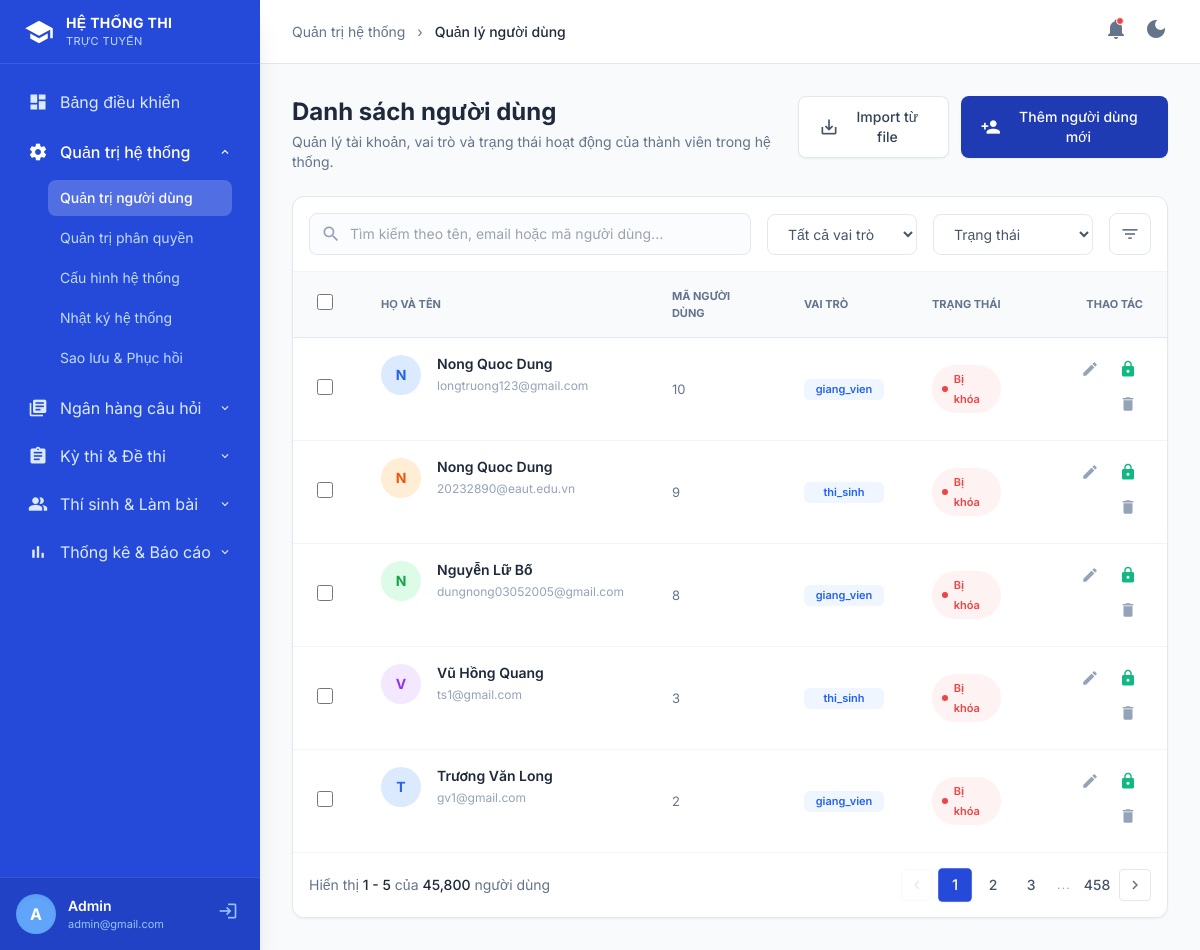
The page /UI/admin/quanlynguoidung.php on the database its author committed.
### tables this page shows
CREATE TABLE IF NOT EXISTS `nguoi_dung` (
  `ma_nguoi_dung` int(11) NOT NULL AUTO_INCREMENT,
  `ma_vai_tro` int(11) NOT NULL,
  `ho_ten` varchar(100) NOT NULL,
  `ten_dang_nhap` varchar(100) NOT NULL,
  `email` varchar(150) NOT NULL,
  `mat_khau` varchar(255) NOT NULL,
  `trang_thai` enum('hoat_dong','ngung_hoat_dong','bi_khoa') DEFAULT 'hoat_dong',
  `ngay_tao` timestamp NOT NULL DEFAULT current_timestamp(),
  `ngay_cap_nhat` timestamp NOT NULL DEFAULT current_timestamp() ON UPDATE current_timestamp(),
  PRIMARY KEY (`ma_nguoi_dung`),
  UNIQUE KEY `ten_dang_nhap` (`ten_dang_nhap`),
  UNIQUE KEY `email` (`email`),
  KEY `ma_vai_tro` (`ma_vai_tro`)
);

CREATE TABLE IF NOT EXISTS `vai_tro` (
  `ma_vai_tro` int(11) NOT NULL AUTO_INCREMENT,
  `ten_vai_tro` varchar(50) NOT NULL,
  `mo_ta` varchar(255) DEFAULT NULL,
  `ngay_tao` timestamp NOT NULL DEFAULT current_timestamp(),
  PRIMARY KEY (`ma_vai_tro`),
  UNIQUE KEY `ten_vai_tro` (`ten_vai_tro`)
);

### UI/admin/quanlynguoidung.php (the view, shortened to what this page needs)
<?php
$conn = Database::getConnection();
$sql = "
SELECT
    nd.ma_nguoi_dung as id,
    nd.ho_ten as name,
    nd.email,
    nd.trang_thai as status,
    vt.ten_vai_tro as role
FROM nguoi_dung nd
JOIN vai_tro vt ON nd.ma_vai_tro = vt.ma_vai_tro
ORDER BY nd.ma_nguoi_dung DESC
";
$stmt = $conn->prepare($sql);
$stmt->execute();
$usersData = $stmt->fetchAll(PDO::FETCH_ASSOC);
$users = [];
$colors = ['bg-blue-100 text-blue-600', 'bg-orange-100 text-orange-600', 'bg-green-100 text-green-600', 'bg-purple-100 text-purple-600'];
foreach ($usersData as $index => $u) {
    $initial = strtoupper(substr($u['name'], 0, 1));
    $colorClass = $colors[$index % count($colors)];
    $role_bg = 'bg-blue-50 text-blue-600';
    $status = ($u['status'] == 1) ? 'Đang hoạt động' : 'Bị khóa';
    $status_bg = ($status == 'Đang hoạt động') ? 'bg-green-50' : 'bg-red-50';
    $status_text = ($status == 'Đang hoạt động') ? 'text-green-600' : 'text-red-500';
    $dot = ($status == 'Đang hoạt động') ? 'bg-green-500' : 'bg-red-500';
    $users[] = [
        'id' => $u['id'],
        'name' => $u['name'],
        'email' => $u['email'],
        'role' => $u['role'],
        'status' => $status,
        'initial' => $initial,
        'avatar_bg' => explode(' ', $colorClass)[0],
        'avatar_text' => explode(' ', $colorClass)[1],
        'role_bg' => explode(' ', $role_bg)[0],
        'role_text' => explode(' ', $role_bg)[1],
        'status_bg' => $status_bg,
        'status_text' => $status_text,
        'dot' => $dot
    ];
}
include 'components/header.php';
include 'components/sidebar.php';
?>
<main class="flex-1 flex flex-col h-screen overflow-hidden transition-colors duration-200">
    <header
        class="h-16 bg-white dark:bg-slate-800 border-b border-slate-200 dark:border-slate-700 px-8 flex items-center justify-between z-10 shrink-0 transition-colors">
        <div class="text-sm text-slate-500 dark:text-slate-400">
            Quản trị hệ thống <span class="mx-2">›</span> <span class="text-slate-800 dark:text-white font-medium">Quản
                lý người dùng</span>
        </div>
        <div class="relative flex items-center gap-4">
            <button id="notifButton" type="button"
                class="relative text-slate-500 dark:text-slate-400 hover:text-[#254ada] dark:hover:text-[#4b6bfb] transition focus:outline-none">
                <span class="material-icons">notifications</span>
                <span
                    class="absolute top-0 right-1 w-2 h-2 bg-red-500 rounded-full border border-white dark:border-slate-800"></span>
            </button>
            <button id="darkModeToggle"
                class="text-slate-500 dark:text-slate-400 hover:text-[#254ada] dark:hover:text-[#4b6bfb] transition focus:outline-none">
                <span class="material-icons" id="darkModeIcon">dark_mode</span>
            </button>
        </div>
    </header>
    <div
        class="flex-1 overflow-y-auto p-8 bg-slate-50 dark:bg-slate-900 custom-scrollbar transition-colors duration-200">
        <div class="flex justify-between items-start mb-6">
            <div>
                <h2 class="text-2xl font-bold text-slate-800 dark:text-white">Danh sách người dùng</h2>
                <p class="text-sm text-slate-500 dark:text-slate-400 mt-1">Quản lý tài khoản, vai trò và trạng thái hoạt
                    động của thành viên trong hệ thống.</p>
            </div>
            <div class="flex gap-3">
                <button onclick="openModal('importUserModal')"
                    class="px-5 py-2.5 bg-white dark:bg-slate-800 border border-slate-200 dark:border-slate-700 rounded-lg flex items-center gap-2 hover:bg-slate-50 dark:hover:bg-slate-700 text-sm font-medium text-slate-700 dark:text-slate-300 shadow-sm transition">
                    <span class="material-icons text-[20px] text-slate-600 dark:text-slate-400">save_alt</span> Import
                    từ file
                </button>
                <button onclick="openModal('addUserModal')"
                    class="px-5 py-2.5 bg-[#1e3bb3] dark:bg-[#254ada] text-white rounded-lg flex items-center gap-2 hover:bg-blue-800 dark:hover:bg-[#1e3bb3] text-sm font-medium shadow-sm transition">
                    <span class="material-icons text-[20px]">person_add</span> Thêm người dùng mới
                </button>
            </div>
        </div>
        <div
            class="bg-white dark:bg-slate-800 rounded-xl border border-slate-200 dark:border-slate-700 shadow-sm transition-colors">
            <div
                class="p-4 flex flex-wrap md:flex-nowrap gap-4 items-center border-b border-slate-100 dark:border-slate-700">
                <div class="relative flex-1 min-w-[250px]">
                    <span
                        class="material-icons absolute left-3 top-1/2 -translate-y-1/2 text-slate-400 text-[20px]">search</span>
                    <input type="text" id="searchInput" placeholder="Tìm kiếm theo tên, email hoặc mã người dùng..."
                        class="w-full pl-10 pr-4 py-2.5 bg-slate-50/50 dark:bg-slate-900/50 border border-slate-200 dark:border-slate-600 rounded-lg text-sm focus:outline-none focus:border-[#254ada] focus:ring-1 focus:ring-[#254ada] dark:text-white transition">
                </div>
                <select
                    class="px-4 py-2.5 border border-slate-200 dark:border-slate-600 rounded-lg text-sm bg-white dark:bg-slate-700 dark:text-white min-w-[150px] focus:outline-none focus:border-[#254ada] text-slate-600 transition">
                    <option>Tất cả vai trò</option>
                </select>
                <select
                    class="px-4 py-2.5 border border-slate-200 dark:border-slate-600 rounded-lg text-sm bg-white dark:bg-slate-700 dark:text-white min-w-[150px] focus:outline-none focus:border-[#254ada] text-slate-600 transition">
                    <option>Trạng thái</option>
                </select>
                <button
                    class="w-[42px] h-[42px] flex items-center justify-center border border-slate-200 dark:border-slate-600 rounded-lg text-slate-500 dark:text-slate-400 hover:bg-slate-50 dark:hover:bg-slate-700 transition">
                    <span class="material-icons text-[20px]">filter_list</span>
                </button>
            </div>
            <div class="overflow-x-auto">
                <table class="w-full text-left" id="usersTable">
                    <thead
                        class="bg-slate-50 dark:bg-slate-900/50 text-[11px] text-slate-500 dark:text-slate-400 uppercase font-semibold border-b border-slate-200 dark:border-slate-700">
                        <tr>
                            <th class="px-6 py-4 w-14 text-center">
                                <input type="checkbox" id="selectAllBtn"
                                    class="w-4 h-4 text-[#254ada] rounded border-slate-300 focus:ring-[#254ada] dark:border-slate-600 dark:bg-slate-700 cursor-pointer">
                            </th>
                            <th class="px-6 py-4">Họ và tên</th>
                            <th class="px-6 py-4">Mã người dùng</th>
                            <th class="px-6 py-4">Vai trò</th>
                            <th class="px-6 py-4">Trạng thái</th>
                            <th class="px-6 py-4 text-right">Thao tác</th>
                        </tr>
                    </thead>
                    <tbody class="divide-y divide-slate-100 dark:divide-slate-700 text-sm">
                        <?php foreach ($users as $user): ?>
                            <tr class="hover:bg-slate-50/80 dark:hover:bg-slate-700/50 transition group user-row">
                                <td class="px-6 py-4 text-center">
                                    <input type="checkbox"
                                        class="row-checkbox w-4 h-4 text-[#254ada] rounded border-slate-300 focus:ring-[#254ada] dark:border-slate-600 dark:bg-slate-700 cursor-pointer">
                                </td>
                                <td class="px-6 py-4 flex items-center gap-4">
                                    <div
                                        class="w-10 h-10 rounded-full <?php echo $user['avatar_bg']; ?> <?php echo $user['avatar_text']; ?> dark:bg-opacity-20 flex items-center justify-center font-bold text-sm shrink-0">
                                        <?php echo $user['initial']; ?>
                                    </div>
                                    <div>
                                        <p class="font-semibold text-slate-800 dark:text-white user-name">
                                            <?php echo $user['name']; ?>
                                        </p>
                                        <p class="text-[12px] text-slate-400 dark:text-slate-500 mt-0.5 user-email">
                                            <?php echo $user['email']; ?>
                                        </p>
                                    </div>
                                </td>
                                <td class="px-6 py-4 text-slate-500 dark:text-slate-400 text-[13px] user-id">
                                    <?php echo $user['id']; ?>
                                </td>
                                <td class="px-6 py-4">
                                    <span
                                        class="px-2.5 py-1 <?php echo $user['role_bg']; ?> <?php echo $user['role_text']; ?> dark:bg-opacity-20 rounded-md text-[11px] font-semibold text-center inline-block min-w-[80px] leading-tight">
                                        <?php echo $user['role']; ?>
                                    </span>
                                </td>
                                <td class="px-6 py-4">
                                    <span
                                        class="inline-flex items-center gap-1.5 px-2.5 py-1 <?php echo $user['status_bg']; ?> <?php echo $user['status_text']; ?> dark:bg-opacity-20 rounded-full text-[11px] font-semibold">
                                        <div class="w-1.5 h-1.5 rounded-full <?php echo $user['dot']; ?>"></div>
                                        <?php echo $user['status']; ?>
                                    </span>
                                </td>
                                <td class="px-6 py-4 text-right space-x-1 text-slate-400 dark:text-slate-500">
                                    <button
                                        onclick="editUser('<?php echo $user['id']; ?>', '<?php echo addslashes($user['name']); ?>', '<?php echo $user['email']; ?>', '<?php echo addslashes($user['role']); ?>')"
                                        class="hover:text-[#254ada] dark:hover:text-[#4b6bfb] p-1.5 transition rounded-md hover:bg-blue-50 dark:hover:bg-slate-700">
                                        <span class="material-icons text-[18px]">edit</span>
                                    </button>
                                    <button
                                        onclick="toggleUserStatus('<?php echo $user['id']; ?>', '<?php echo addslashes($user['name']); ?>', '<?php echo ($user['status'] == 'Bị khóa') ? '1' : '0'; ?>')"
                                        class="hover:text-emerald-600 dark:hover:text-emerald-400 p-1.5 transition rounded-md hover:bg-emerald-50 dark:hover:bg-slate-700 <?php echo ($user['status'] == 'Bị khóa') ? 'text-emerald-500' : ''; ?>">
                                        <span
                                            class="material-icons text-[18px]"><?php echo ($user['status'] == 'Bị khóa') ? 'lock' : 'lock_open'; ?></span>
                                    </button>
                                    <button
                                        onclick="deleteUser('<?php echo $user['id']; ?>', '<?php echo addslashes($user['name']); ?>')"
                                        class="hover:text-red-600 dark:hover:text-red-400 p-1.5 transition rounded-md hover:bg-red-50 dark:hover:bg-slate-700">
                                        <span class="material-icons text-[18px]">delete</span>
                                    </button>
                                </td>
                            </tr>
                        <?php endforeach; ?>
                    </tbody>
                </table>
            </div>
            <div
                class="p-4 border-t border-slate-100 dark:border-slate-700 flex items-center justify-between text-sm text-slate-500 dark:text-slate-400 bg-white dark:bg-slate-800 rounded-b-xl transition-colors">
                <p id="paginationInfo">Hiển thị <span class="font-medium text-slate-800 dark:text-white">0</span> -
                </p>
                <div id="paginationControls" class="flex items-center gap-1.5">
                </div>
            </div>
        </div>
    </div>
</main>
<?php include 'components/footer.php'; ?>

### rows shown on the page
nguoi_dung: initial "N", ho_ten "Nong Quoc Dung", email "longtruong123@gmail.com", ma_nguoi_dung "10", ma_vai_tro.ten_vai_tro "giang_vien", status "Bị khóa"
nguoi_dung: initial "N", ho_ten "Nong Quoc Dung", email "20232890@eaut.edu.vn", ma_nguoi_dung "9", ma_vai_tro.ten_vai_tro "thi_sinh", status "Bị khóa"
nguoi_dung: initial "N", ho_ten "Nguyễn Lữ Bố", email "dungnong03052005@gmail.com", ma_nguoi_dung "8", ma_vai_tro.ten_vai_tro "giang_vien", status "Bị khóa"
nguoi_dung: initial "V", ho_ten "Vũ Hồng Quang", email "ts1@gmail.com", ma_nguoi_dung "3", ma_vai_tro.ten_vai_tro "thi_sinh", status "Bị khóa"
nguoi_dung: initial "T", ho_ten "Trương Văn Long", email "gv1@gmail.com", ma_nguoi_dung "2", ma_vai_tro.ten_vai_tro "giang_vien", status "Bị khóa"

### other values the page prints
$avatar "A"
$username "Admin"
$email "admin@gmail.com"
